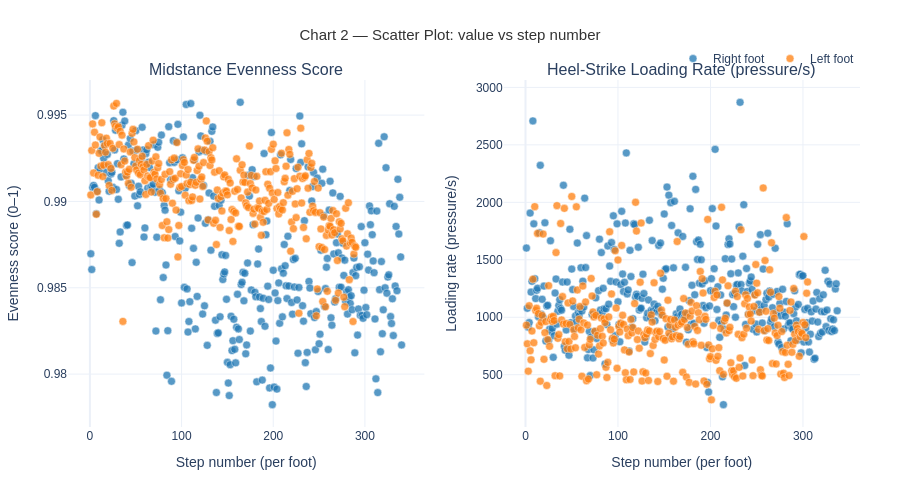

The notebook cell saved with this chart:
### Markdown cell above
## Cell 6 — Chart 2: Scatter Plot — Value vs Step Number

### Code cell
fig = make_fig(
    'Chart 2 — Scatter Plot: value vs step number',
    ['Midstance Evenness Score', 'Heel-Strike Loading Rate (pressure/s)']
)

shown = set()
for foot, color in [('Right', C_RIGHT), ('Left', C_LEFT)]:
    show = foot not in shown; shown.add(foot)

    d = ent[ent.foot == foot]
    fig.add_trace(go.Scatter(
        x=d['step_n'], y=d['evenness'],
        mode='markers',
        name=f'{foot} foot',
        marker=dict(size=8, color=color, opacity=0.75,
                    line=dict(color='white', width=0.5)),
        legendgroup=foot, showlegend=show,
        hovertext=[hover_ent(r) for _, r in d.iterrows()],
        hoverinfo='text',
    ), row=1, col=1)

    d = lr[lr.foot == foot]
    fig.add_trace(go.Scatter(
        x=d['step_n'], y=d['loading_rate'],
        mode='markers',
        name=f'{foot} foot',
        marker=dict(size=8, color=color, opacity=0.75,
                    line=dict(color='white', width=0.5)),
        legendgroup=foot, showlegend=False,
        hovertext=[hover_lr(r) for _, r in d.iterrows()],
        hoverinfo='text',
    ), row=1, col=2)

fig.update_xaxes(title_text='Step number (per foot)')
fig.update_yaxes(title_text='Evenness score (0–1)', col=1)
fig.update_yaxes(title_text='Loading rate (pressure/s)', col=2)
fig.show()

### Figure 1 — Plotly figure (JSON) as saved in the notebook; plotly's stock layout.template omitted (floating-point values rounded to 4 significant figures; data arrays with more than 128 entries replaced by an {"elided": "..."} marker saying what was removed)
{"data": [{"hoverinfo": "text", "hovertext": {"elided": "340 str values"}, "legendgroup": "Right", "marker": {"color": "#1F77B4", "line": {"color": "white", "width": 0.5}, "opacity": 0.75, "size": 8}, "mode": "markers", "name": "Right foot", "showlegend": true, "type": "scatter", "x": {"elided": "340 int values"}, "xaxis": "x", "y": {"elided": "340 float values"}, "yaxis": "y"}, {"hoverinfo": "text", "hovertext": {"elided": "337 str values"}, "legendgroup": "Right", "marker": {"color": "#1F77B4", "line": {"color": "white", "width": 0.5}, "opacity": 0.75, "size": 8}, "mode": "markers", "name": "Right foot", "showlegend": false, "type": "scatter", "x": {"elided": "337 int values"}, "xaxis": "x2", "y": {"elided": "337 float values"}, "yaxis": "y2"}, {"hoverinfo": "text", "hovertext": {"elided": "290 str values"}, "legendgroup": "Left", "marker": {"color": "#FF7F0E", "line": {"color": "white", "width": 0.5}, "opacity": 0.75, "size": 8}, "mode": "markers", "name": "Left foot", "showlegend": true, "type": "scatter", "x": {"elided": "290 int values"}, "xaxis": "x", "y": {"elided": "290 float values"}, "yaxis": "y"}, {"hoverinfo": "text", "hovertext": {"elided": "305 str values"}, "legendgroup": "Left", "marker": {"color": "#FF7F0E", "line": {"color": "white", "width": 0.5}, "opacity": 0.75, "size": 8}, "mode": "markers", "name": "Left foot", "showlegend": false, "type": "scatter", "x": {"elided": "305 int values"}, "xaxis": "x2", "y": {"elided": "305 float values"}, "yaxis": "y2"}], "layout": {"annotations": [{"font": {"size": 16}, "showarrow": false, "text": "Midstance Evenness Score", "x": 0.225, "xanchor": "center", "xref": "paper", "y": 1, "yanchor": "bottom", "yref": "paper"}, {"font": {"size": 16}, "showarrow": false, "text": "Heel-Strike Loading Rate (pressure/s)", "x": 0.775, "xanchor": "center", "xref": "paper", "y": 1, "yanchor": "bottom", "yref": "paper"}], "font": {"family": "Arial", "size": 12}, "height": 480, "hoverlabel": {"bgcolor": "white", "font": {"size": 12}}, "legend": {"bgcolor": "rgba(255,255,255,0.8)", "orientation": "h", "x": 1, "xanchor": "right", "y": 1.02, "yanchor": "bottom"}, "margin": {"b": 50, "l": 60, "r": 40, "t": 80}, "title": {"font": {"color": "#333", "size": 15}, "text": "Chart 2 — Scatter Plot: value vs step number", "x": 0.5, "xanchor": "center"}, "xaxis": {"anchor": "y", "domain": [0, 0.45], "title": {"text": "Step number (per foot)"}}, "xaxis2": {"anchor": "y2", "domain": [0.55, 1], "title": {"text": "Step number (per foot)"}}, "yaxis": {"anchor": "x", "domain": [0, 1], "title": {"text": "Evenness score (0–1)"}}, "yaxis2": {"anchor": "x2", "domain": [0, 1], "title": {"text": "Loading rate (pressure/s)"}}}}
